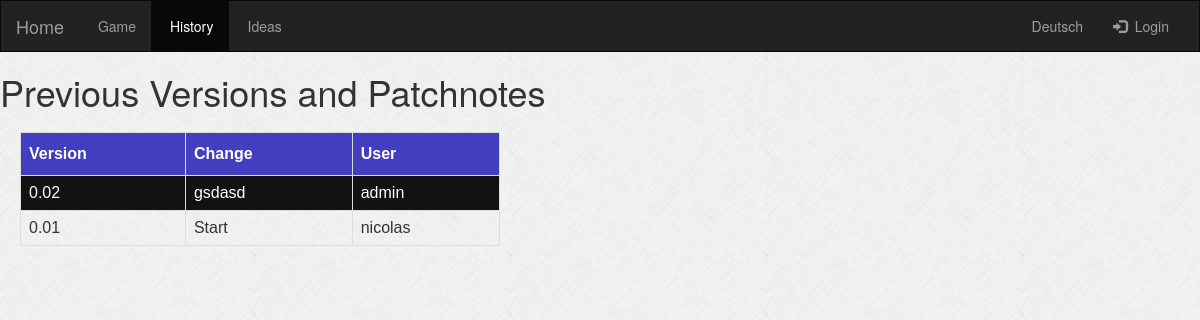
The app's page /website/history, older data.
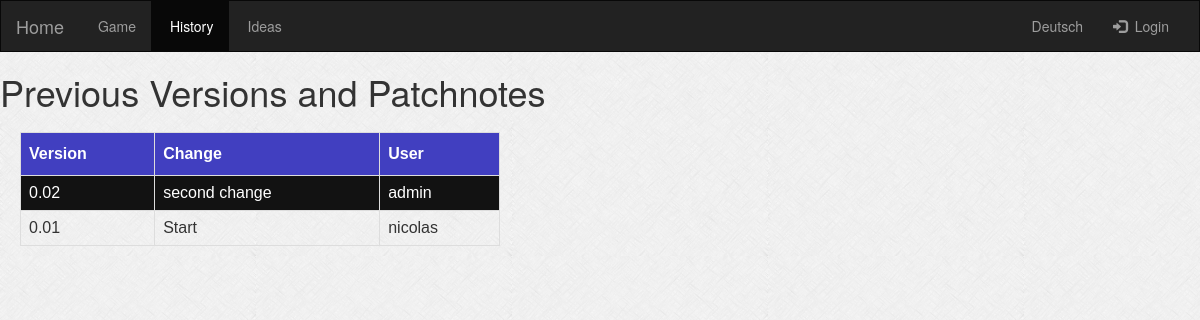
The same page, newer data.
### website/models.py (models this page shows, shortened)
class Version(models.Model):
    label = models.CharField(max_length=20,unique=True)
    change = models.CharField(max_length=200)
    pub_date = models.DateTimeField('date published', default=datetime.now)
    submitter = models.ForeignKey(Player, on_delete=models.CASCADE, null=True)

class Player(models.Model):
    user = models.OneToOneField(User, on_delete=models.CASCADE, primary_key=True)
    highscore = models.IntegerField(default=-1)
    requests_left = models.IntegerField(default=1)
    rounds_played = models.IntegerField(default=0)
    current_version_beaten = models.BooleanField(default=False)
    votes_left = models.IntegerField(default=1)

### website/views.py (the view)
# urls.py: path('history', views.HistoryView.as_view(), name='history'),
class HistoryView(generic.ListView):
    model = Version
    template_name = 'website/history.html'
    def get_queryset(self):
        return Version.objects.all().order_by('-pub_date')

### website/templatetags/base_extras.py (called while the page is built)
@register.simple_tag
def active_page(request, view_name):
    from django.urls import resolve, Resolver404
    path = resolve(request.path_info)
    if not request:
        return ""
    try:
        return "active" if path.url_name == view_name else ""
    except Resolver404:
        return ""

### website/templates/website/history.html (shortened to what this page needs)
{% extends "website/../base.html" %}
{% load static %}
{% block body %}
<link rel="stylesheet" type="text/css" href="{% static 'website/css/style.css' %}" />
<h1> Previous Versions and Patchnotes</h1>
{% if version_list %}
     <table id="versions">
          <tr>
            <th>Version</th>
            <th>Change</th>
            <th>User</th>
          </tr>
    {% for version in version_list %}
        <tr>
            <td>{{ version.label }}</td>
            <td>{{ version.change }}</td>
            <td>{{ version.submitter.user.username}}</td>
        </tr>
    {% endfor %}
    </table>
{% else %}
    <p>No history available.</p>
{% endif %}
{% endblock %}

Row changes from the older to the newer data that the page shows:
changed Version "admin": change "gsdasd" → "second change"
